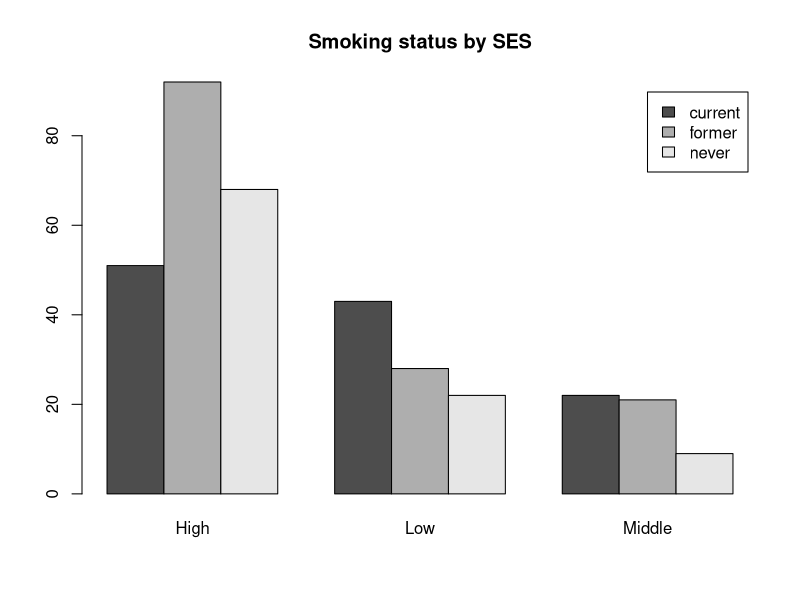

Reproduce this figure in R.
smokerData <- read.csv(file="smoker.csv", sep=",", header = T)

smoke <- table(smokerData$Smoke, smokerData$SES)

barplot(smoke, legend=T, beside=T, main='Smoking status by SES')
margin.table(smoke) # total number of data
margin.table(smoke,1) # total number of data summed by row
margin.table(smoke,2) #total number of data summed by column

smoke/margin.table(smoke)
# is equivalent to
prop.table(smoke)



expected <- as.array(margin.table(smoke,1)) %*% t(as.array(margin.table(smoke,2)))/margin.table(smoke)

chi <- sum((expected - as.array(smoke))^2/expected)
